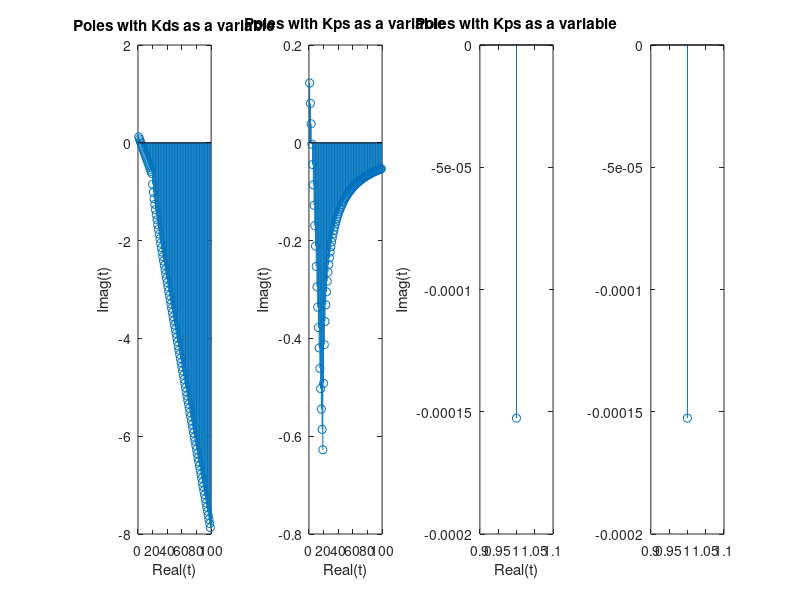

The MATLAB source for this figure:
function problem_2_b()
  #{
  # I will insert semicolons(;) in every line in matlab to avoid printing unwanted text to the screen
  #}
  # inserting the required data to the programm
  m=12;
  AM=4835;
  kds=15;
  kps=5;
  k1=0.1:100;
  bs=4-AM/5000;
  # End of required data
  
  
  
  # Program begins here
  find_root=0;
  max_root_index = (length(k1)-1)
  for n=0.1:max_root_index
    find_root+=1;
    u1=roots([(m/kps), (n-bs)/kps, 1]);
    solution1(find_root)=u1(1);
    solution2(find_root)=u1(2);
  endfor
  
  for n=0.1:max_root_index
    find_root+=1
    u2=roots([(find_root), (kds-bs)/(find_root), 1])
    solution3=u2(1);
    solution4=u2(2);
  endfor
  
  
  # Constructing the plots
  
  subplot(1,4,1);
  plot(real(solution1), imag(solution1));
  stem(solution1);
  title("Poles with Kds as a variable");
  xlabel("Real(t)");
  ylabel("Imag(t)");
  
  
  #plot(real(solution2), imag(solution2))
  
  
  
  
  subplot(1,4,2);
  plot(real(solution2), imag(solution2))
  stem(solution2)
  title("Poles with Kps as a variable");
  xlabel("Real(t)");
  ylabel("Imag(t)");
  
  
  
  
  subplot(1,4,3);
  plot(real(solution3), imag(solution3))
  stem(solution3)
  title("Poles with Kps as a variable");
  xlabel("Real(t)");
  ylabel("Imag(t)");
  
  
  
  
  subplot(1,4,4);
  plot(real(solution4), imag(solution4))
  stem(solution4);
  subplot(1,4,2);
  plot(real(solution2), imag(solution2))
  stem(solution2)
  title("Poles with Kps as a variable");
  xlabel("Real(t)");
  ylabel("Imag(t)");
  title("Poles with Kps as a variable");
  xlabel("Real(t)");
  ylabel("Imag(t)");
  # end of function
endfunction